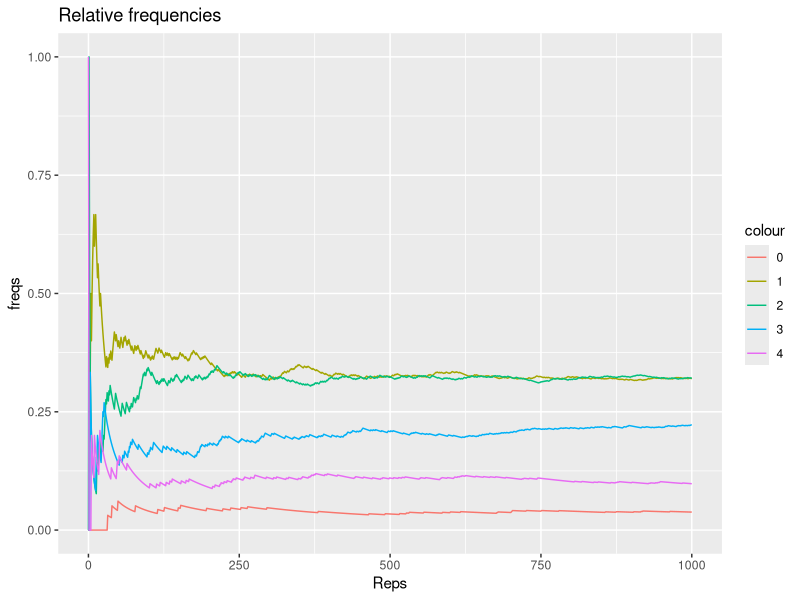

Source code (R): (Note: this script raises an error after producing the figure.)
## ---- chunk 1
# bags
bag1 <- c('white', 'white', 'red')
bag2 <- c(rep('white', 3), 'red')
## ---- chunk 2
bags <- c('bag1', 'bag2')
repetitions <- 1000
drawn_balls <- character(repetitions)

set.seed(345)
for (i in 1:repetitions) {
  # select one bag
  chosen_bag <- sample(bags, 1)
  
  # draw a ball from chosen bag
  if (chosen_bag == 'bag1') {
    drawn_balls[i] <- sample(bag1, 1)
  } else {
    drawn_balls[i] <- sample(bag2, 1)
  }
}

table(drawn_balls) / repetitions
## ---- chunk 3
# your vectors box1 and box2
box1 <- c('blue', 'blue', 'red')
box2 <- c('blue', 'blue', rep('red', 3), 'white')
## ---- chunk 4
# your code to simulate one random experiment
random <- function() {
  if (runif(1) > 0.5) {
    sample(box1, size = 4, replace = TRUE)
  } else {
    sample(box2, size = 4, replace = FALSE)
  }
}
random()

## ---- chunk 5
# your code to draw the balls according to the random experiment
# (repeated 1000 times)
out <- matrix(NA, nrow = 1000, ncol = 4)
for (i in 1:1000) {
  num = runif(1)
  if (num > 0.5) {
    s <- sample(box1, size = 4, replace = TRUE)
  } else {
    s <- sample(box2, size = 4, replace = FALSE)
  }
  out[i,] <- s
}
head(out, 5)
## ---- chunk 6
counts = c(0,0,0,0,0)
count_matrix = matrix(c(0,1,0,0,0,0), nrow=1001, ncol=6)
for (row in 1:nrow(out)) {
  num_blue = 0
  for (col in 1:ncol(out)) {
    if (out[row, col] == "blue") {
      num_blue = num_blue + 1
    }
  }
  counts[num_blue+1] = counts[num_blue+1] + 1
  count_matrix[row+1,] = c(row, counts/row)
}
counts/1000
## ---- chunk 7
library(ggplot2)
df <- data.frame(count_matrix)
g<-ggplot(data=df) + geom_line(aes(x=X1, y=X2, color='0')) +geom_line(aes(x=X1, y=X3, color='1')) +
  geom_line(aes(x=X1, y=X4, color='2')) + 
  geom_line(aes(x=X1, y=X5, color='3')) +
  geom_line(aes(x=X1, y=X6, color='4')) + 
  labs(x='Reps', y='freqs', title='Relative frequencies')
g
## ---- chunk 8
knitr::include_graphics('freqs-plot.png')
## ---- chunk 9
knitr::include_graphics('app1.png')
## ---- chunk 10
knitr::include_graphics('app2.png')
## ---- chunk 11
knitr::include_graphics('app3.png')
